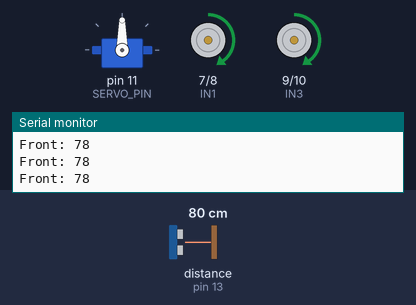
Recording of a sketch running on a simulated Arduino Uno, built with avr-gcc and run on an emulated ATmega328P. On the bench: servo, motor-driver pin pairs drawn as motors (green arrow = first pin HIGH = forward, orange = second pin HIGH = backward, longer = more drive, scaled by the enable pin), the last lines printed to the serial monitor. Wiring (inferred from the names in the program): ultrasonic range finder: trigger pin 12; echo pin 13. The test bench sets the inputs (shaded band); at power-on: distance to the obstacle (sensor on pin 13) 80 cm. The echo pulse lasts 58.3 µs per cm.

Above: at 2.2 s.
2.3 s: distance to the obstacle (sensor on pin 13) set to 40 cm
5.3 s: distance to the obstacle (sensor on pin 13) set to 34 cm
At 8.2 s:
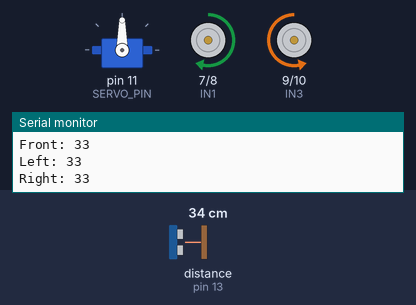
8.3 s: distance to the obstacle (sensor on pin 13) set to 60 cm
At 8.67 s:
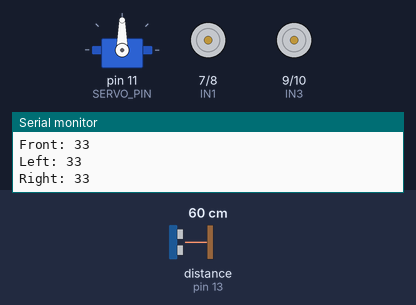
10.2 s: distance to the obstacle (sensor on pin 13) set to 2 cm
At 13.3 s:
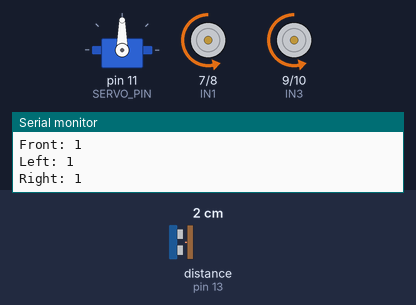
Timing chart, 0 to 14.2 s (numbered marks = the images above; inputs shaded):
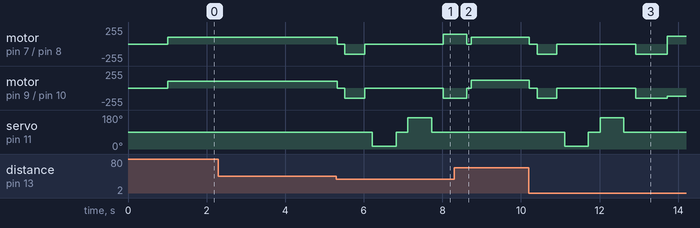

The sketch:

Obstarcl_Avoiodance_car__20260606165810.ino
```cpp
#include <Servo.h>

// Ultrasonic
#define TRIG_PIN 12
#define ECHO_PIN 13

// Servo
#define SERVO_PIN 11

// L298N
#define ENA 5
#define ENB 6

#define IN1 7
#define IN2 8
#define IN3 9
#define IN4 10

Servo myservo;

// Motor speeds
int forwardSpeed = 100;
int turnSpeed = 120;
int reverseSpeed = 150;

void setup()
{
  Serial.begin(9600);

  pinMode(TRIG_PIN, OUTPUT);
  pinMode(ECHO_PIN, INPUT);

  pinMode(ENA, OUTPUT);
  pinMode(ENB, OUTPUT);

  pinMode(IN1, OUTPUT);
  pinMode(IN2, OUTPUT);
  pinMode(IN3, OUTPUT);
  pinMode(IN4, OUTPUT);

  myservo.attach(SERVO_PIN);

  myservo.write(90);
  delay(1000);
}

void loop()
{
  long distance = getDistance();

  Serial.print("Front: ");
  Serial.println(distance);

  if (distance <= 35)
  {
    avoidObstacle();
  }
  else
  {
    moveForward();
  }
}

// ==========================
// OBSTACLE AVOIDANCE
// ==========================

void avoidObstacle()
{
  stopMotors();
  delay(200);

  moveBackward();
  delay(500);

  stopMotors();
  delay(200);

  long leftDistance = scanLeft();
  long rightDistance = scanRight();

  Serial.print("Left: ");
  Serial.println(leftDistance);

  Serial.print("Right: ");
  Serial.println(rightDistance);

  if (leftDistance < 20 && rightDistance < 20)
  {
    moveBackward();
    delay(800);

    turnRight();
    delay(700);
  }
  else if (leftDistance > rightDistance)
  {
    turnLeft();
    delay(600);
  }
  else
  {
    turnRight();
    delay(600);
  }

  stopMotors();
  delay(100);
}

// ==========================
// ULTRASONIC FUNCTIONS
// ==========================

long getDistance()
{
  digitalWrite(TRIG_PIN, LOW);
  delayMicroseconds(5);

  digitalWrite(TRIG_PIN, HIGH);
  delayMicroseconds(10);

  digitalWrite(TRIG_PIN, LOW);

  long duration = pulseIn(ECHO_PIN, HIGH, 30000);

  if (duration == 0)
    return 250;

  long distance = duration * 0.034 / 2;

  return distance;
}

// ==========================
// SERVO SCAN
// ==========================

long scanLeft()
{
  myservo.write(15);
  delay(600);

  long distance = getDistance();

  myservo.write(90);
  delay(300);

  return distance;
}

long scanRight()
{
  myservo.write(165);
  delay(600);

  long distance = getDistance();

  myservo.write(90);
  delay(300);

  return distance;
}

// ==========================
// MOTOR FUNCTIONS
// ==========================

void moveForward()
{
  analogWrite(ENA, forwardSpeed);
  analogWrite(ENB, forwardSpeed);

  digitalWrite(IN1, HIGH);
  digitalWrite(IN2, LOW);

  digitalWrite(IN3, HIGH);
  digitalWrite(IN4, LOW);
}

void moveBackward()
{
  analogWrite(ENA, reverseSpeed);
  analogWrite(ENB, reverseSpeed);

  digitalWrite(IN1, LOW);
  digitalWrite(IN2, HIGH);

  digitalWrite(IN3, LOW);
  digitalWrite(IN4, HIGH);
}

void turnLeft()
{
  analogWrite(ENA, turnSpeed);
  analogWrite(ENB, turnSpeed);

  digitalWrite(IN1, LOW);
  digitalWrite(IN2, HIGH);

  digitalWrite(IN3, HIGH);
  digitalWrite(IN4, LOW);
}

void turnRight()
{
  analogWrite(ENA, turnSpeed);
  analogWrite(ENB, turnSpeed);

  digitalWrite(IN1, HIGH);
  digitalWrite(IN2, LOW);

  digitalWrite(IN3, LOW);
  digitalWrite(IN4, HIGH);
}

void stopMotors()
{
  digitalWrite(IN1, LOW);
  digitalWrite(IN2, LOW);

  digitalWrite(IN3, LOW);
  digitalWrite(IN4, LOW);

  analogWrite(ENA, 0);
  analogWrite(ENB, 0);
}
```

Measured:
- the behaviour switches between 37 and 36 cm on distance to the obstacle (sensor on pin 13) (found by bisection; images 0 and 1)
- after the input at 5.3 s, motor on pin 7 (IN1) / pin 8 (IN2): forward 100/255 → stopped at once, → backward 150/255 0.20 s later, → stopped 0.50 s later, → forward 150/255 2.0 s later; motor on pin 9 (IN3) / pin 10 (IN4): forward 100/255 → stopped at once, → backward 150/255 0.20 s later, → stopped 0.50 s later, → backward 150/255 2.0 s later
- after the input at 8.3 s, servo on pin 11 (SERVO_PIN): stays 90° (without the input it goes to 15° after 1.3 s)
